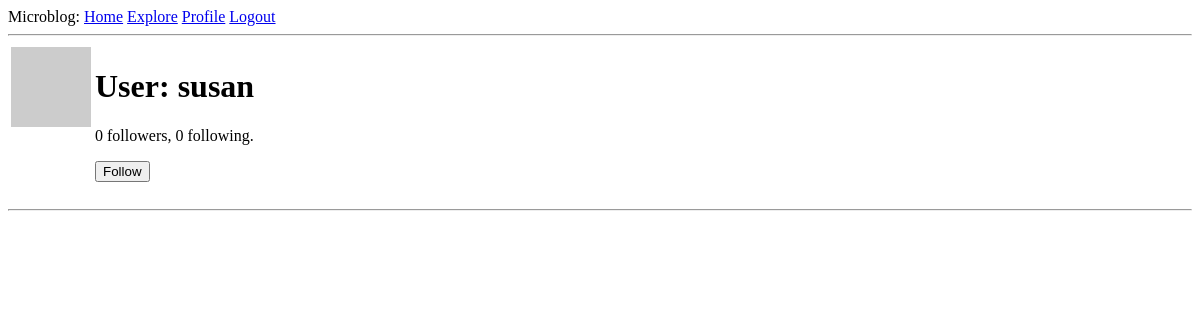
The app's page /user/susan (signed in), older data.
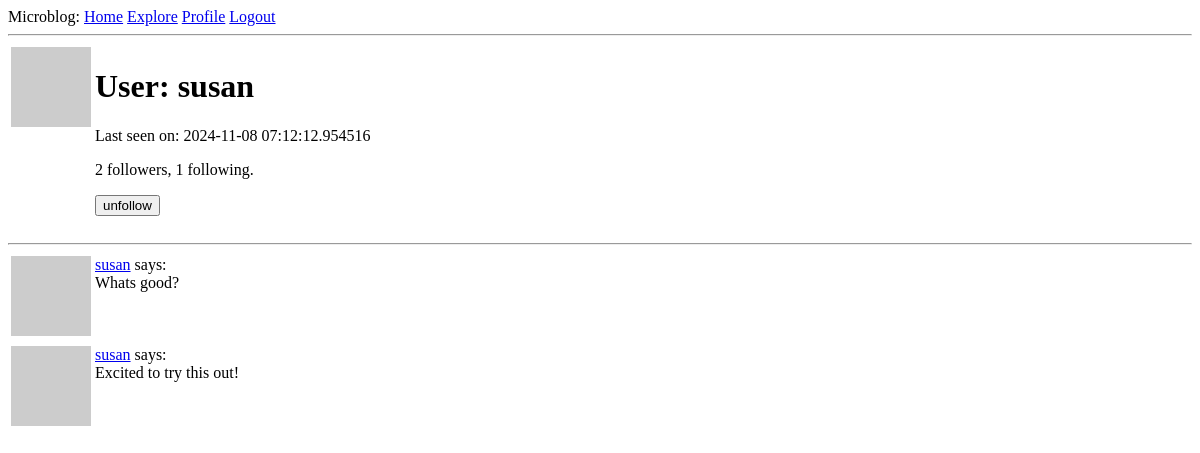
The same page, newer data.
### app/models.py (models this page shows, shortened)
class User(UserMixin, db.Model):
    id: so.Mapped[int] = so.mapped_column(primary_key=True)
    username: so.Mapped[str] = so.mapped_column(sa.String(64),index=True,unique=True)
    email: so.Mapped[str] = so.mapped_column(sa.String(120), index=True, unique=True)
    password_hash: so.Mapped[Optional[str]] = so.mapped_column(sa.String(256))
    about_me: so.Mapped[Optional[str]] = so.mapped_column(sa.String(140))
    last_seen: so.Mapped[Optional[datetime]] = so.mapped_column(
        default=lambda: datetime.now(timezone.utc))
    posts: so.WriteOnlyMapped['Post'] = so.relationship('Post', back_populates='author')
    following: so.WriteOnlyMapped['User'] = so.relationship(
        secondary=followers, primaryjoin=(followers.c.follower_id==id),
        secondaryjoin=(followers.c.followed_id==id),
        back_populates='followers')
    followers: so.WriteOnlyMapped['User'] = so.relationship(
        secondary=followers, primaryjoin=(followers.c.followed_id==id),
        secondaryjoin=(followers.c.follower_id==id),
        back_populates='following')
    def avatar(self, size):
        digest = md5(self.email.lower().encode('utf-8')).hexdigest()
        return f"https://www.gravatar.com/avatar/{digest}?d=identicon&s={size}"
    def is_following(self,user):
        query = self.following.select().where(User.id == user.id)
        return db.session.scalar(query) is not None
    def followers_count(self):
        query = sa.select(sa.func.count()).select_from(
            self.followers.select().subquery())
        return db.session.scalar(query)
    def following_count(self):
        query = sa.select(sa.func.count()).select_from(
            self.following.select().subquery())
        return db.session.scalar(query)

class Post(db.Model):
    id: so.Mapped[int] = so.mapped_column(primary_key=True)
    body: so.Mapped[str] = so.mapped_column(sa.String(140))
    timestamp: so.Mapped[datetime] = so.mapped_column(
        index=True, default=lambda: datetime.now(timezone.utc))
    user_id: so.Mapped[int] = so.mapped_column(sa.ForeignKey(User.id),index=True)
    author: so.Mapped['User'] = so.relationship('User', back_populates='posts')

### app/routes.py (the view)
@app.route('/user/<username>')
@login_required
def user(username):
    user = db.first_or_404(sa.select(User).where(User.username == username))
    page = request.args.get('page', 1, type=int)
    query = user.posts.select().order_by(Post.timestamp.desc())
    posts = db.paginate(query, page=page, per_page= app.config['POSTS_PER_PAGE'],error_out=False)
    next_url = url_for('user',username=user.username,page=posts.next_num) \
        if posts.has_next else None
    prev_url = url_for('user', username=user.username, posts=posts.prev_num) \
        if posts.has_prev else None
    form = EmptyForm()
    return render_template('user.html', user=user, form=form, posts=posts.items, next_url=next_url, prev_url=prev_url)

### app/forms.py
class EmptyForm(FlaskForm):
    submit = SubmitField('Submit')

### app/models.py (called while the page is built)
@login.user_loader
def load_user(id):
    return db.session.get(User, int(id))

### app/routes.py (called while the page is built)
@app.before_request
def before_request():
    if current_user.is_authenticated:
        current_user.last_seen = datetime.now(timezone.utc)
        db.session.commit()

### app/templates/user.html (shortened to what this page needs)
{% extends "base.html" %}
{% block content %}
    <table>
        <tr valign="top">
            <td><img src="{{ user.avatar(128) }}"></td>
            <td>
                <h1>User: {{ user.username }}</h1>
                {% if user.last_seen %}<p>Last seen on: {{ user.last_seen }}</p>{% endif %}
                <p>{{ user.followers_count() }} followers, {{ user.following_count() }} following.</p>
                {% if user == current_user %}
                <p><a href="{{ url_for('edit_profile') }}">Edit your profile</a></p>
                {% elif not current_user.is_following(user) %}
                <p>
                    <form action="{{ url_for('follow', username=user.username) }}" method="post">
                        {{ form.submit(value='Follow') }}
                    </form>
                </p>
                {% else %}
                <p>
                    <form action="{{ url_for('unfollow', username=user.username) }}" method="post">
                        {{ form.submit(value='unfollow') }}
                    </form>
                </p>
                {% endif %}
            </td>
        </tr>
    </table>
    <hr>
    {% for post in posts %}
        {% include '_post.html' %}
    {% endfor %}
{% endblock %}

### app/templates/_post.html
<table>
    <tr valign="top">
        <td><img src="{{ post.author.avatar(36) }}" alt=""></td>
        <td>
            <a href="{{ url_for('user', username=post.author.username) }}">{{ post.author.username}}</a>
            says:<br>{{ post.body}}</td>
    </tr>
</table>

Row changes from the older to the newer data that the page shows:
changed User "susan": last_seen (not shown) → "2024-11-08 07:12:12.954516"
added Post: author.username "susan", body "Whats good?"
added Post: author.username "susan", body "Excited to try this out!"
Text that changed along with them:
{{ user.followers_count() }}: "0" → "2"
{{ user.following_count() }}: "0" → "1"
form field submit: (not shown) → "unfollow"
form field submit: "Follow" → (not shown)
text now shown: "Last seen on:"
